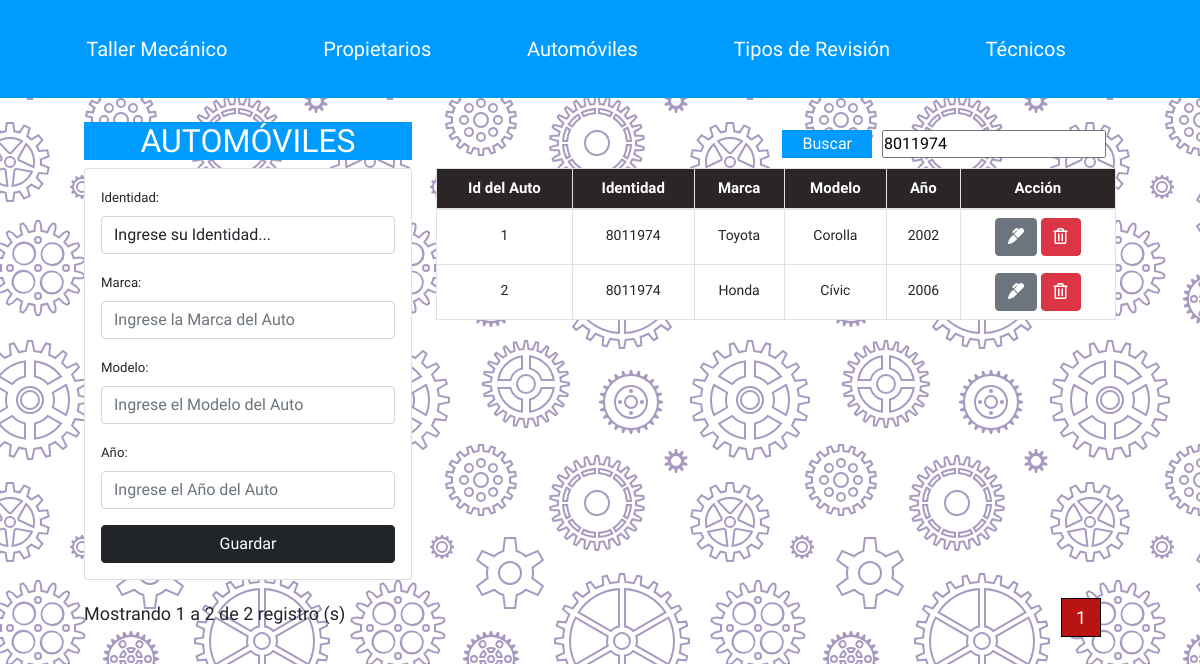
The app's page /taller_mecanico/buscar_auto.php?busqueda=8011974 with its own data.
### tables this page shows
CREATE TABLE IF NOT EXISTS `automoviles` (
  `IdAuto` int(11) NOT NULL AUTO_INCREMENT,
  `Identidad` int(20) NOT NULL,
  `Marca` varchar(100) NOT NULL,
  `Modelo` varchar(100) NOT NULL,
  `Anio` int(4) NOT NULL,
  PRIMARY KEY (`IdAuto`),
  KEY `FK_auto_propietario_ID_idx` (`Identidad`)
);

### taller_mecanico/buscar_auto.php (the view, shortened to what this page needs)
<?php   include("db.php");
include("Includes/header.php");
?>
<div class="container p-4">
    <div class="row">
        <div class="col-md-4"><div class="titulo">
<center><h2>AUTOM&Oacute;VILES</h2></center></div>
            <div class="card card-body">
                <form action="save_register.php" method = "POST">
                    <div class="form-group">
                        <label>Identidad:</label>
                        <select name="Identidad_Auto" required class = "form-control">
                            <option value="0">Ingrese su Identidad...</option>
                         </select>
                    </div>
                    <div class="form-group">
                        <label>Marca:</label>
                        <input type = "text" name="Marca" required pattern="[a-z A-Z á-ú-ñ Á-Ú-Ñ]+" class = "form-control" minlength = "3"
                        placeholder = "Ingrese la Marca del Auto">
                    </div>
                    <div class="form-group">
                        <label>Modelo:</label>
                        <input type = "text" name="Modelo" required pattern = "[A-Z a-z0-9 á-ú-ñ Á-Ú-Ñ]+" class = "form-control" minlength = "1"
                        placeholder = "Ingrese el Modelo del Auto">
                    </div>
                    <div class="form-group">
                        <label>Año:</label>
                        <input type = "number" name="Anio" required class = "form-control" min = "1"
                        placeholder = "Ingrese el Año del Auto">
                    </div>
                    <input type="submit" class = "btn btn-dark btn-block"
                    name = "Guardar_Auto" value = "Guardar">
                </form>
            </div>
        </div>
        <div class="col-md-8">
        <?php $busqueda = strtolower($_REQUEST['busqueda']);
        ?>
            <form action="buscar_auto.php" method = "get" class= "form_search">
            <input type="submit" value= "Buscar" class="btn_search">
        <input type="text" name = "busqueda" id= "busqueda" pattern = "[a-z A-Z 0-9 Á-Ú á-ú]+"placeholder = "Buscar" value="<?php echo $busqueda;?>">
            </form>
            <table class = "table table-bordered">
                <thead>
                    <tr>
                        <th>Id del Auto</th>
                        <th>Identidad</th>
                        <th>Marca</th>
                        <th>Modelo</th>
                        <th>Año</th>
                        <th>Acci&oacute;n</th>
                    </tr>
                </thead>
                <?php
                $sql_registe = mysqli_query($conn,"SELECT COUNT( * )  as total_registro FROM automoviles
                where
                (
                Identidad Like '%$busqueda%' OR
                Marca Like '%$busqueda%'
                )
                ");
                $result_register = mysqli_fetch_array($sql_registe);
                $total_registro = $result_register['total_registro'];
                $por_Pagina = 10;
                if(empty($_GET['pagina'])){
                    $pagina = 1;
                }else{
                    $pagina = $_GET['pagina'];
                }
                $desde = ($pagina-1) * $por_Pagina;
                $total_paginas = ceil($total_registro / $por_Pagina);
                ?>
                <tbody>
                    <?php
                    $query = "SELECT * FROM taller_mecanico.automoviles
                    where
                    (
                    Identidad Like '%$busqueda%' OR
                    Marca Like '%$busqueda%'
                    )
                    LIMIT $desde,$por_Pagina";
                    $result_taller = mysqli_query($conn,$query);
                    while($row = mysqli_fetch_array($result_taller)){?>
                        <tr>
                        <td><?php echo $row['IdAuto'] ?></td>
                        <td><?php echo $row['Identidad'] ?></td>
                        <td><?php echo $row['Marca'] ?></td>
                        <td><?php echo $row['Modelo'] ?></td>
                        <td><?php echo $row['Anio'] ?></td>
                            <td>
                                <a href="edit.php?id_Edit_Auto=<?php echo $row['IdAuto']?>" class = "btn btn-secondary">
                                    <i class = "fas fa-marker"></i>
                                </a>
                                <a href="delete_register.php?id_Del_Auto=<?php echo $row['IdAuto']?>" class = "btn btn-danger">
                                    <i class = "far fa-trash-alt"></i>
                                </a>
                            </td>
                        </tr>
                   <?php }?>
                </tbody>
            </table>
        </div>
    </div>
    <?php
$primera = $pagina -($pagina % 5) +1;
$ultima = $primera +4 > $total_paginas ? $total_paginas : $primera + 4;
?>
<?php if($total_registro != 0){?>
    <div class="TotalRegistro">
        Mostrando <?php echo $desde+1;?> a <?php if($desde+$por_Pagina <= $total_registro){
    echo $desde + $por_Pagina;}else{ echo $total_registro;}?> de <?php echo $total_registro;?> registro (s)</div>
<div class="paginador">
            <ul>
                <?php
                for($i = $primera; $i <= $ultima; $i++){
                    if($i == $pagina){
                        echo '<li class= "PageSelected">'.$i.'</li>';
                    }else{
                        echo '<li> <a href = "?pagina='.$i.'&busqueda='.$busqueda.'">'.$i.'</a></li>';
                    }
                }
                ?>
            </ul>
        </div>
        <?php }?>
</div>
<?php include("Includes/footer.php")?>

### taller_mecanico/estilos.css (style rules this page uses)
* { margin: 0; box-sizing: border-box; padding: 0; }
body { font-family: 'Andada Pro', serif; background-color: #ffffff; }
a { color: #ffffff; text-decoration: #ffffff; list-style: none; }
.table.table-bordered th { text-align: center; background-color: rgb(43, 37, 37); vertical-align: 18px; color: #fff; font-size: 15px; }
.table.table-bordered td { background-color: #fff; text-align: center; vertical-align: 18px; font-size: 14px; }
ul { list-style: none; }
.container { width: 90%; margin: auto; }
.paginador ul { padding: 15px; list-style: none; margin-top: -40px; display: flex; justify-content: flex-end; }
.paginador a, .PageSelected { margin-top: -4px; color: #000; padding: 5px; display: inline-block; font-size: 18px; text-align: center; width: 40px; text-decoration: none; }
.PageSelected { color: #fff; background: #b81414; border: 1px solid #000; }
.form_search { display: flex; float: right; background: initial; padding: 10px; border-radius: 10px; margin-top: -2px; }
.form_search .btn_search { background: #009BFF; color: #fff; padding: 0px 20px; border: 0px; cursor: pointer; margin-right: 10px; margin-left: -30px; }
.titulo { background: #009BFF; color: #fff; }
.TotalRegistro { font-size: 18px; margin-right: 27px; margin-top: 20px; width: 305px; }

### records on screen
automoviles: IdAuto "1", Identidad "8011974", Marca "Toyota", Modelo "Corolla", Anio "2002"
automoviles: IdAuto "2", Identidad "8011974", Marca "Honda", Modelo "Cívic", Anio "2006"

### other values on screen
$desde+1 "1"
$total_registro "2"
